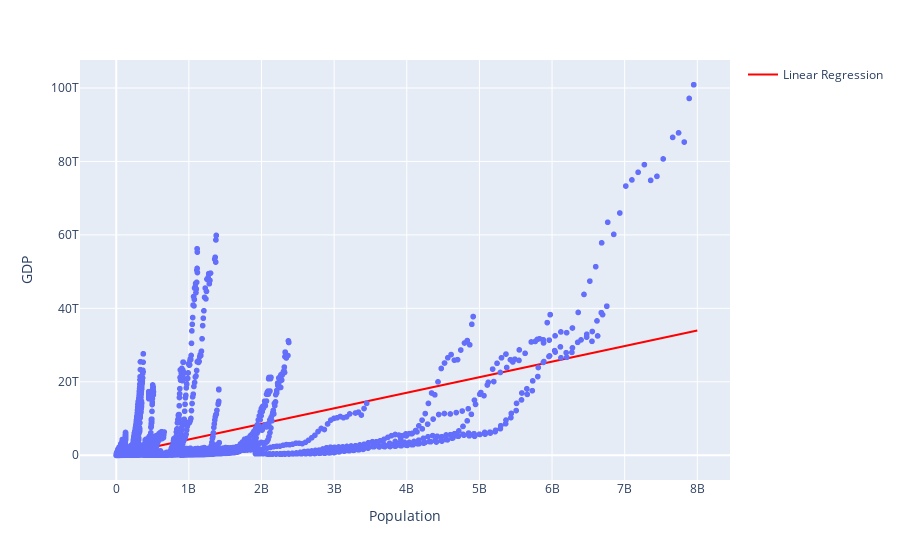

Notebook source saved alongside this figure:
### Code cell
from sklearn.linear_model import LinearRegression

model = LinearRegression()
model.fit(gdp_myst['Population'].values.reshape(-1, 1), gdp_myst['GDP'].values.reshape(-1, 1))
inputs = np.linspace(1, 8e9, num=50).reshape(-1, 1)
predictions = model.predict(inputs)

fig = px.scatter(gdp_myst, x='Population', y='GDP', hover_name='Country Name')
fig.add_scatter(x=inputs.flatten(), y=predictions.flatten(), mode='lines', name='Linear Regression', line=dict(color='red', width=2))
fig.update_xaxes(title_text='Population')
fig.update_yaxes(title_text='GDP')

fig.show()
